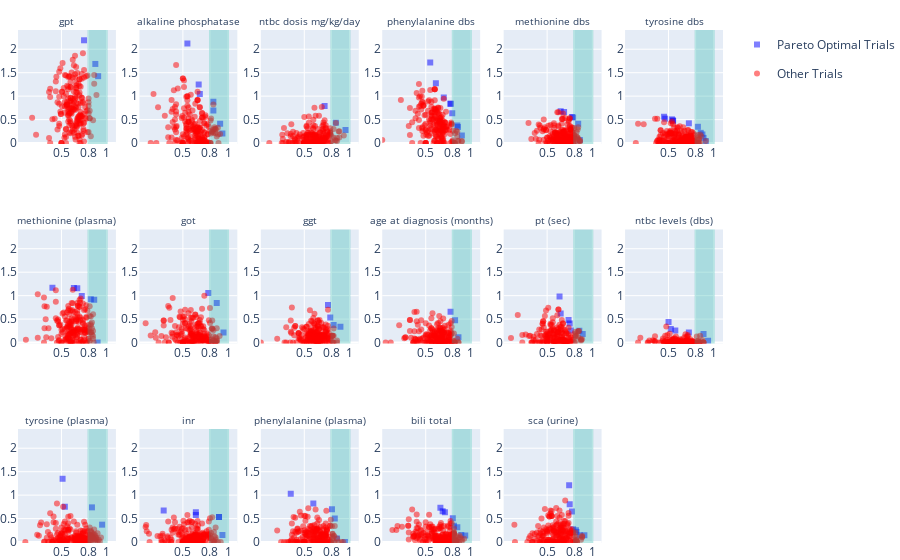

The notebook cell saved with this chart:
### Code cell
import warnings
warnings.filterwarnings("ignore")
from utils import *
import pickle
with open('jun_2_23.pickle', 'rb') as handle:
    studies = pickle.load(handle)      # Saca la cosa
study = studies[0] #.trials.__len__()
plot_all_studies(studies, .8, 0)

### Figure 1 — Plotly figure (JSON) as saved in the notebook; plotly's stock layout.template omitted (floating-point values rounded to 4 significant figures; data arrays with more than 128 entries replaced by an {"elided": "..."} marker saying what was removed)
{"data": [{"legendgroup": "group1", "marker": {"color": "blue", "opacity": 0.5, "symbol": "square"}, "mode": "markers", "name": "Pareto Optimal Trials", "showlegend": true, "type": "scatter", "x": [0.9062, 0.75, 0.875], "xaxis": "x", "y": [1.425, 2.191, 1.687], "yaxis": "y"}, {"legendgroup": "group2", "marker": {"color": "red", "opacity": 0.5}, "mode": "markers", "name": "Other Trials", "showlegend": true, "type": "scatter", "x": {"elided": "197 float values"}, "xaxis": "x", "y": {"elided": "197 float values"}, "yaxis": "y"}, {"legendgroup": "group1", "marker": {"color": "blue", "opacity": 0.5, "symbol": "square"}, "mode": "markers", "name": "Pareto Optimal Trials", "showlegend": false, "type": "scatter", "x": [0.8625, 0.4, 0.825, 0.9, 0.725, 0.675, 0.6375], "xaxis": "x7", "y": [0.913, 1.169, 0.9242, 0, 0.9916, 1.16, 1.165], "yaxis": "y7"}, {"legendgroup": "group2", "marker": {"color": "red", "opacity": 0.5}, "mode": "markers", "name": "Other Trials", "showlegend": false, "type": "scatter", "x": {"elided": "193 float values"}, "xaxis": "x7", "y": {"elided": "193 float values"}, "yaxis": "y7"}, {"legendgroup": "group1", "marker": {"color": "blue", "opacity": 0.5, "symbol": "square"}, "mode": "markers", "name": "Pareto Optimal Trials", "showlegend": false, "type": "scatter", "x": [0.5125, 0.8375, 0.95, 0.5375], "xaxis": "x13", "y": [1.349, 0.7395, 0.3707, 0.7532], "yaxis": "y13"}, {"legendgroup": "group2", "marker": {"color": "red", "opacity": 0.5}, "mode": "markers", "name": "Other Trials", "showlegend": false, "type": "scatter", "x": {"elided": "196 float values"}, "xaxis": "x13", "y": {"elided": "196 float values"}, "yaxis": "y13"}, {"legendgroup": "group1", "marker": {"color": "blue", "opacity": 0.5, "symbol": "square"}, "mode": "markers", "name": "Pareto Optimal Trials", "showlegend": false, "type": "scatter", "x": [0.8375, 0.6875, 0.675, 0.9125, 0.9375, 0.55, 0.8375], "xaxis": "x2", "y": [0.6946, 1.046, 1.251, 0.4141, 0.2033, 2.121, 0.8819], "yaxis": "y2"}, {"legendgroup": "group2", "marker": {"color": "red", "opacity": 0.5}, "mode": "markers", "name": "Other Trials", "showlegend": false, "type": "scatter", "x": {"elided": "193 float values"}, "xaxis": "x2", "y": {"elided": "193 float values"}, "yaxis": "y2"}, {"legendgroup": "group1", "marker": {"color": "blue", "opacity": 0.5, "symbol": "square"}, "mode": "markers", "name": "Pareto Optimal Trials", "showlegend": false, "type": "scatter", "x": [0.875, 0.7812, 0.95], "xaxis": "x8", "y": [0.8453, 1.059, 0.2145], "yaxis": "y8"}, {"legendgroup": "group2", "marker": {"color": "red", "opacity": 0.5}, "mode": "markers", "name": "Other Trials", "showlegend": false, "type": "scatter", "x": {"elided": "197 float values"}, "xaxis": "x8", "y": {"elided": "197 float values"}, "yaxis": "y8"}, {"legendgroup": "group1", "marker": {"color": "blue", "opacity": 0.5, "symbol": "square"}, "mode": "markers", "name": "Pareto Optimal Trials", "showlegend": false, "type": "scatter", "x": [0.2875, 0.9, 0.6437, 0.9, 0.6438, 0.9375], "xaxis": "x14", "y": [0.6729, 0.5353, 0.6335, 0.5353, 0.5778, 0.1498], "yaxis": "y14"}, {"legendgroup": "group2", "marker": {"color": "red", "opacity": 0.5}, "mode": "markers", "name": "Other Trials", "showlegend": false, "type": "scatter", "x": {"elided": "194 float values"}, "xaxis": "x14", "y": {"elided": "194 float values"}, "yaxis": "y14"}, {"legendgroup": "group1", "marker": {"color": "blue", "opacity": 0.5, "symbol": "square"}, "mode": "markers", "name": "Pareto Optimal Trials", "showlegend": false, "type": "scatter", "x": [0.9563, 0.85, 0.725], "xaxis": "x3", "y": [0.2801, 0.4356, 0.7875], "yaxis": "y3"}, {"legendgroup": "group2", "marker": {"color": "red", "opacity": 0.5}, "mode": "markers", "name": "Other Trials", "showlegend": false, "type": "scatter", "x": {"elided": "197 float values"}, "xaxis": "x3", "y": {"elided": "197 float values"}, "yaxis": "y3"}, {"legendgroup": "group1", "marker": {"color": "blue", "opacity": 0.5, "symbol": "square"}, "mode": "markers", "name": "Pareto Optimal Trials", "showlegend": false, "type": "scatter", "x": [0.7875, 0.825, 0.9, 0.7625], "xaxis": "x9", "y": [0.5347, 0.3718, 0.3384, 0.799], "yaxis": "y9"}, {"legendgroup": "group2", "marker": {"color": "red", "opacity": 0.5}, "mode": "markers", "name": "Other Trials", "showlegend": false, "type": "scatter", "x": {"elided": "196 float values"}, "xaxis": "x9", "y": {"elided": "196 float values"}, "yaxis": "y9"}, {"legendgroup": "group1", "marker": {"color": "blue", "opacity": 0.5, "symbol": "square"}, "mode": "markers", "name": "Pareto Optimal Trials", "showlegend": false, "type": "scatter", "x": [0.8375, 0.8625, 0.35, 0.6, 0.8063, 0.95], "xaxis": "x15", "y": [0.5016, 0.07846, 1.031, 0.8221, 0.6995, 0], "yaxis": "y15"}, {"legendgroup": "group2", "marker": {"color": "red", "opacity": 0.5}, "mode": "markers", "name": "Other Trials", "showlegend": false, "type": "scatter", "x": {"elided": "194 float values"}, "xaxis": "x15", "y": {"elided": "194 float values"}, "yaxis": "y15"}, {"legendgroup": "group1", "marker": {"color": "blue", "opacity": 0.5, "symbol": "square"}, "mode": "markers", "name": "Pareto Optimal Trials", "showlegend": false, "type": "scatter", "x": [0.85, 0.6125, 0.9, 0.55, 0.775, 0.7937, 0.8563, 0.775, 0.7], "xaxis": "x4", "y": [0.3766, 1.277, 0.1612, 1.717, 0.838, 0.6345, 0.3411, 0.838, 0.9706], "yaxis": "y4"}, {"legendgroup": "group2", "marker": {"color": "red", "opacity": 0.5}, "mode": "markers", "name": "Other Trials", "showlegend": false, "type": "scatter", "x": {"elided": "191 float values"}, "xaxis": "x4", "y": {"elided": "191 float values"}, "yaxis": "y4"}, {"legendgroup": "group1", "marker": {"color": "blue", "opacity": 0.5, "symbol": "square"}, "mode": "markers", "name": "Pareto Optimal Trials", "showlegend": false, "type": "scatter", "x": [0.8625, 0.775, 0.825], "xaxis": "x10", "y": [0.1108, 0.6579, 0.4749], "yaxis": "y10"}, {"legendgroup": "group2", "marker": {"color": "red", "opacity": 0.5}, "mode": "markers", "name": "Other Trials", "showlegend": false, "type": "scatter", "x": {"elided": "197 float values"}, "xaxis": "x10", "y": {"elided": "197 float values"}, "yaxis": "y10"}, {"legendgroup": "group1", "marker": {"color": "blue", "opacity": 0.5, "symbol": "square"}, "mode": "markers", "name": "Pareto Optimal Trials", "showlegend": false, "type": "scatter", "x": [0.6875, 0.7125, 0.8, 0.8938, 0.9375, 0.85, 0.8125, 0.6625], "xaxis": "x16", "y": [0.6544, 0.638, 0.5083, 0.1493, 0.1421, 0.3162, 0.3451, 0.7292], "yaxis": "y16"}, {"legendgroup": "group2", "marker": {"color": "red", "opacity": 0.5}, "mode": "markers", "name": "Other Trials", "showlegend": false, "type": "scatter", "x": {"elided": "192 float values"}, "xaxis": "x16", "y": {"elided": "192 float values"}, "yaxis": "y16"}, {"legendgroup": "group1", "marker": {"color": "blue", "opacity": 0.5, "symbol": "square"}, "mode": "markers", "name": "Pareto Optimal Trials", "showlegend": false, "type": "scatter", "x": [0.65, 0.775, 0.8625, 0.8438, 0.7875, 0.6875], "xaxis": "x5", "y": [0.6799, 0.5532, 0.06431, 0.4115, 0.5427, 0.6602], "yaxis": "y5"}, {"legendgroup": "group2", "marker": {"color": "red", "opacity": 0.5}, "mode": "markers", "name": "Other Trials", "showlegend": false, "type": "scatter", "x": {"elided": "194 float values"}, "xaxis": "x5", "y": {"elided": "194 float values"}, "yaxis": "y5"}, {"legendgroup": "group1", "marker": {"color": "blue", "opacity": 0.5, "symbol": "square"}, "mode": "markers", "name": "Pareto Optimal Trials", "showlegend": false, "type": "scatter", "x": [0.7375, 0.8938, 0.65, 0.75, 0.6375, 0.8562, 0.7625], "xaxis": "x11", "y": [0.4823, 0.184, 0.6193, 0.4068, 0.9816, 0.2508, 0.2582], "yaxis": "y11"}, {"legendgroup": "group2", "marker": {"color": "red", "opacity": 0.5}, "mode": "markers", "name": "Other Trials", "showlegend": false, "type": "scatter", "x": {"elided": "193 float values"}, "xaxis": "x11", "y": {"elided": "193 float values"}, "yaxis": "y11"}, {"legendgroup": "group1", "marker": {"color": "blue", "opacity": 0.5, "symbol": "square"}, "mode": "markers", "name": "Pareto Optimal Trials", "showlegend": false, "type": "scatter", "x": [0.8187, 0.825, 0.775, 0.9125, 0.75, 0.7875, 0.8625, 0.7438], "xaxis": "x17", "y": [0.251, 0.2148, 0.654, 0.1432, 0.8082, 0.2738, 0.1458, 1.209], "yaxis": "y17"}, {"legendgroup": "group2", "marker": {"color": "red", "opacity": 0.5}, "mode": "markers", "name": "Other Trials", "showlegend": false, "type": "scatter", "x": {"elided": "192 float values"}, "xaxis": "x17", "y": {"elided": "192 float values"}, "yaxis": "y17"}, {"legendgroup": "group1", "marker": {"color": "blue", "opacity": 0.5, "symbol": "square"}, "mode": "markers", "name": "Pareto Optimal Trials", "showlegend": false, "type": "scatter", "x": [0.55, 0.875, 0.725, 0.9125, 0.55, 0.825, 0.4625, 0.5375, 0.8563, 0.45, 0.8875], "xaxis": "x6", "y": [0.4777, 0.1832, 0.4209, 0.04359, 0.4777, 0.3471, 0.5203, 0.5053, 0.2178, 0.5606, 0.1104], "yaxis": "y6"}, {"legendgroup": "group2", "marker": {"color": "red", "opacity": 0.5}, "mode": "markers", "name": "Other Trials", "showlegend": false, "type": "scatter", "x": {"elided": "189 float values"}, "xaxis": "x6", "y": {"elided": "189 float values"}, "yaxis": "y6"}, {"legendgroup": "group1", "marker": {"color": "blue", "opacity": 0.5, "symbol": "square"}, "mode": "markers", "name": "Pareto Optimal Trials", "showlegend": false, "type": "scatter", "x": [0.725, 0.575, 0.5, 0.8875, 0.525, 0.9375], "xaxis": "x12", "y": [0.2127, 0.259, 0.4405, 0.1843, 0.2887, 0.03776], "yaxis": "y12"}, {"legendgroup": "group2", "marker": {"color": "red", "opacity": 0.5}, "mode": "markers", "name": "Other Trials", "showlegend": false, "type": "scatter", "x": {"elided": "194 float values"}, "xaxis": "x12", "y": {"elided": "194 float values"}, "yaxis": "y12"}], "layout": {"annotations": [{"font": {"size": 10}, "showarrow": false, "text": "gpt", "x": 0.06944, "xanchor": "center", "xref": "paper", "y": 1, "yanchor": "bottom", "yref": "paper"}, {"font": {"size": 10}, "showarrow": false, "text": "alkaline phosphatase", "x": 0.2417, "xanchor": "center", "xref": "paper", "y": 1, "yanchor": "bottom", "yref": "paper"}, {"font": {"size": 10}, "showarrow": false, "text": "ntbc dosis mg/kg/day", "x": 0.4139, "xanchor": "center", "xref": "paper", "y": 1, "yanchor": "bottom", "yref": "paper"}, {"font": {"size": 10}, "showarrow": false, "text": "phenylalanine dbs", "x": 0.5861, "xanchor": "center", "xref": "paper", "y": 1, "yanchor": "bottom", "yref": "paper"}, {"font": {"size": 10}, "showarrow": false, "text": "methionine dbs", "x": 0.7583, "xanchor": "center", "xref": "paper", "y": 1, "yanchor": "bottom", "yref": "paper"}, {"font": {"size": 10}, "showarrow": false, "text": "tyrosine dbs", "x": 0.9306, "xanchor": "center", "xref": "paper", "y": 1, "yanchor": "bottom", "yref": "paper"}, {"font": {"size": 10}, "showarrow": false, "text": "methionine (plasma)", "x": 0.06944, "xanchor": "center", "xref": "paper", "y": 0.6111, "yanchor": "bottom", "yref": "paper"}, {"font": {"size": 10}, "showarrow": false, "text": "got", "x": 0.2417, "xanchor": "center", "xref": "paper", "y": 0.6111, "yanchor": "bottom", "yref": "paper"}, {"font": {"size": 10}, "showarrow": false, "text": "ggt", "x": 0.4139, "xanchor": "center", "xref": "paper", "y": 0.6111, "yanchor": "bottom", "yref": "paper"}, {"font": {"size": 10}, "showarrow": false, "text": "age at diagnosis (months)", "x": 0.5861, "xanchor": "center", "xref": "paper", "y": 0.6111, "yanchor": "bottom", "yref": "paper"}, {"font": {"size": 10}, "showarrow": false, "text": "pt (sec)", "x": 0.7583, "xanchor": "center", "xref": "paper", "y": 0.6111, "yanchor": "bottom", "yref": "paper"}, {"font": {"size": 10}, "showarrow": false, "text": "ntbc levels (dbs)", "x": 0.9306, "xanchor": "center", "xref": "paper", "y": 0.6111, "yanchor": "bottom", "yref": "paper"}, {"font": {"size": 10}, "showarrow": false, "text": "tyrosine (plasma)", "x": 0.06944, "xanchor": "center", "xref": "paper", "y": 0.2222, "yanchor": "bottom", "yref": "paper"}, {"font": {"size": 10}, "showarrow": false, "text": "inr", "x": 0.2417, "xanchor": "center", "xref": "paper", "y": 0.2222, "yanchor": "bottom", "yref": "paper"}, {"font": {"size": 10}, "showarrow": false, "text": "phenylalanine (plasma)", "x": 0.4139, "xanchor": "center", "xref": "paper", "y": 0.2222, "yanchor": "bottom", "yref": "paper"}, {"font": {"size": 10}, "showarrow": false, "text": "bili total", "x": 0.5861, "xanchor": "center", "xref": "paper", "y": 0.2222, "yanchor": "bottom", "yref": "paper"}, {"font": {"size": 10}, "showarrow": false, "text": "sca (urine)", "x": 0.7583, "xanchor": "center", "xref": "paper", "y": 0.2222, "yanchor": "bottom", "yref": "paper"}], "autosize": true, "margin": {"b": 0, "l": 0, "r": 0, "t": 30}, "shapes": [{"fillcolor": "LightSeaGreen", "line": {"color": "LightSeaGreen", "width": 2}, "opacity": 0.3, "type": "rect", "x0": 0.8, "x1": 1, "xref": "x", "y0": -0.02, "y1": 2.41, "yref": "y"}, {"fillcolor": "LightSeaGreen", "line": {"color": "LightSeaGreen", "width": 2}, "opacity": 0.3, "type": "rect", "x0": 0.8, "x1": 1, "xref": "x7", "y0": -0.02, "y1": 2.41, "yref": "y7"}, {"fillcolor": "LightSeaGreen", "line": {"color": "LightSeaGreen", "width": 2}, "opacity": 0.3, "type": "rect", "x0": 0.8, "x1": 1, "xref": "x13", "y0": -0.02, "y1": 2.41, "yref": "y13"}, {"fillcolor": "LightSeaGreen", "line": {"color": "LightSeaGreen", "width": 2}, "opacity": 0.3, "type": "rect", "x0": 0.8, "x1": 1, "xref": "x2", "y0": -0.02, "y1": 2.41, "yref": "y2"}, {"fillcolor": "LightSeaGreen", "line": {"color": "LightSeaGreen", "width": 2}, "opacity": 0.3, "type": "rect", "x0": 0.8, "x1": 1, "xref": "x8", "y0": -0.02, "y1": 2.41, "yref": "y8"}, {"fillcolor": "LightSeaGreen", "line": {"color": "LightSeaGreen", "width": 2}, "opacity": 0.3, "type": "rect", "x0": 0.8, "x1": 1, "xref": "x14", "y0": -0.02, "y1": 2.41, "yref": "y14"}, {"fillcolor": "LightSeaGreen", "line": {"color": "LightSeaGreen", "width": 2}, "opacity": 0.3, "type": "rect", "x0": 0.8, "x1": 1, "xref": "x3", "y0": -0.02, "y1": 2.41, "yref": "y3"}, {"fillcolor": "LightSeaGreen", "line": {"color": "LightSeaGreen", "width": 2}, "opacity": 0.3, "type": "rect", "x0": 0.8, "x1": 1, "xref": "x9", "y0": -0.02, "y1": 2.41, "yref": "y9"}, {"fillcolor": "LightSeaGreen", "line": {"color": "LightSeaGreen", "width": 2}, "opacity": 0.3, "type": "rect", "x0": 0.8, "x1": 1, "xref": "x15", "y0": -0.02, "y1": 2.41, "yref": "y15"}, {"fillcolor": "LightSeaGreen", "line": {"color": "LightSeaGreen", "width": 2}, "opacity": 0.3, "type": "rect", "x0": 0.8, "x1": 1, "xref": "x4", "y0": -0.02, "y1": 2.41, "yref": "y4"}, {"fillcolor": "LightSeaGreen", "line": {"color": "LightSeaGreen", "width": 2}, "opacity": 0.3, "type": "rect", "x0": 0.8, "x1": 1, "xref": "x10", "y0": -0.02, "y1": 2.41, "yref": "y10"}, {"fillcolor": "LightSeaGreen", "line": {"color": "LightSeaGreen", "width": 2}, "opacity": 0.3, "type": "rect", "x0": 0.8, "x1": 1, "xref": "x16", "y0": -0.02, "y1": 2.41, "yref": "y16"}, {"fillcolor": "LightSeaGreen", "line": {"color": "LightSeaGreen", "width": 2}, "opacity": 0.3, "type": "rect", "x0": 0.8, "x1": 1, "xref": "x5", "y0": -0.02, "y1": 2.41, "yref": "y5"}, {"fillcolor": "LightSeaGreen", "line": {"color": "LightSeaGreen", "width": 2}, "opacity": 0.3, "type": "rect", "x0": 0.8, "x1": 1, "xref": "x11", "y0": -0.02, "y1": 2.41, "yref": "y11"}, {"fillcolor": "LightSeaGreen", "line": {"color": "LightSeaGreen", "width": 2}, "opacity": 0.3, "type": "rect", "x0": 0.8, "x1": 1, "xref": "x17", "y0": -0.02, "y1": 2.41, "yref": "y17"}, {"fillcolor": "LightSeaGreen", "line": {"color": "LightSeaGreen", "width": 2}, "opacity": 0.3, "type": "rect", "x0": 0.8, "x1": 1, "xref": "x6", "y0": -0.02, "y1": 2.41, "yref": "y6"}, {"fillcolor": "LightSeaGreen", "line": {"color": "LightSeaGreen", "width": 2}, "opacity": 0.3, "type": "rect", "x0": 0.8, "x1": 1, "xref": "x12", "y0": -0.02, "y1": 2.41, "yref": "y12"}], "showlegend": true, "xaxis": {"anchor": "y", "domain": [0, 0.1389], "range": [0.01875, 1.103], "tickvals": [0.5, 0.8, 1]}, "xaxis10": {"anchor": "y10", "domain": [0.5167, 0.6556], "range": [0.01875, 1.103], "tickvals": [0.5, 0.8, 1]}, "xaxis11": {"anchor": "y11", "domain": [0.6889, 0.8278], "range": [0.01875, 1.103], "tickvals": [0.5, 0.8, 1]}, "xaxis12": {"anchor": "y12", "domain": [0.8611, 1], "range": [0.01875, 1.103], "tickvals": [0.5, 0.8, 1]}, "xaxis13": {"anchor": "y13", "domain": [0, 0.1389], "range": [0.01875, 1.103], "tickvals": [0.5, 0.8, 1]}, "xaxis14": {"anchor": "y14", "domain": [0.1722, 0.3111], "range": [0.01875, 1.103], "tickvals": [0.5, 0.8, 1]}, "xaxis15": {"anchor": "y15", "domain": [0.3444, 0.4833], "range": [0.01875, 1.103], "tickvals": [0.5, 0.8, 1]}, "xaxis16": {"anchor": "y16", "domain": [0.5167, 0.6556], "range": [0.01875, 1.103], "tickvals": [0.5, 0.8, 1]}, "xaxis17": {"anchor": "y17", "domain": [0.6889, 0.8278], "range": [0.01875, 1.103], "tickvals": [0.5, 0.8, 1]}, "xaxis18": {"anchor": "y18", "domain": [0.8611, 1], "range": [0.01875, 1.103], "tickvals": [0.5, 0.8, 1]}, "xaxis2": {"anchor": "y2", "domain": [0.1722, 0.3111], "range": [0.01875, 1.103], "tickvals": [0.5, 0.8, 1]}, "xaxis3": {"anchor": "y3", "domain": [0.3444, 0.4833], "range": [0.01875, 1.103], "tickvals": [0.5, 0.8, 1]}, "xaxis4": {"anchor": "y4", "domain": [0.5167, 0.6556], "range": [0.01875, 1.103], "tickvals": [0.5, 0.8, 1]}, "xaxis5": {"anchor": "y5", "domain": [0.6889, 0.8278], "range": [0.01875, 1.103], "tickvals": [0.5, 0.8, 1]}, "xaxis6": {"anchor": "y6", "domain": [0.8611, 1], "range": [0.01875, 1.103], "tickvals": [0.5, 0.8, 1]}, "xaxis7": {"anchor": "y7", "domain": [0, 0.1389], "range": [0.01875, 1.103], "tickvals": [0.5, 0.8, 1]}, "xaxis8": {"anchor": "y8", "domain": [0.1722, 0.3111], "range": [0.01875, 1.103], "tickvals": [0.5, 0.8, 1]}, "xaxis9": {"anchor": "y9", "domain": [0.3444, 0.4833], "range": [0.01875, 1.103], "tickvals": [0.5, 0.8, 1]}, "yaxis": {"anchor": "x", "domain": [0.7778, 1], "range": [-0.02, 2.41]}, "yaxis10": {"anchor": "x10", "domain": [0.3889, 0.6111], "range": [-0.02, 2.41]}, "yaxis11": {"anchor": "x11", "domain": [0.3889, 0.6111], "range": [-0.02, 2.41]}, "yaxis12": {"anchor": "x12", "domain": [0.3889, 0.6111], "range": [-0.02, 2.41]}, "yaxis13": {"anchor": "x13", "domain": [0, 0.2222], "range": [-0.02, 2.41]}, "yaxis14": {"anchor": "x14", "domain": [0, 0.2222], "range": [-0.02, 2.41]}, "yaxis15": {"anchor": "x15", "domain": [0, 0.2222], "range": [-0.02, 2.41]}, "yaxis16": {"anchor": "x16", "domain": [0, 0.2222], "range": [-0.02, 2.41]}, "yaxis17": {"anchor": "x17", "domain": [0, 0.2222], "range": [-0.02, 2.41]}, "yaxis18": {"anchor": "x18", "domain": [0, 0.2222], "range": [-0.02, 2.41]}, "yaxis2": {"anchor": "x2", "domain": [0.7778, 1], "range": [-0.02, 2.41]}, "yaxis3": {"anchor": "x3", "domain": [0.7778, 1], "range": [-0.02, 2.41]}, "yaxis4": {"anchor": "x4", "domain": [0.7778, 1], "range": [-0.02, 2.41]}, "yaxis5": {"anchor": "x5", "domain": [0.7778, 1], "range": [-0.02, 2.41]}, "yaxis6": {"anchor": "x6", "domain": [0.7778, 1], "range": [-0.02, 2.41]}, "yaxis7": {"anchor": "x7", "domain": [0.3889, 0.6111], "range": [-0.02, 2.41]}, "yaxis8": {"anchor": "x8", "domain": [0.3889, 0.6111], "range": [-0.02, 2.41]}, "yaxis9": {"anchor": "x9", "domain": [0.3889, 0.6111], "range": [-0.02, 2.41]}}}
